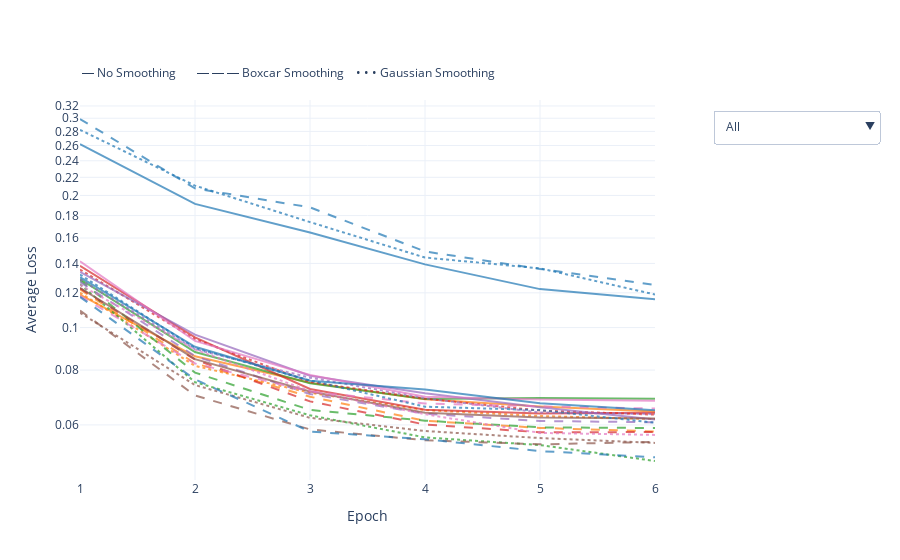

This figure's notebook cell:
### Code cell
def compute_average_loss(losses):
    losses_array = np.array(losses)
    average_loss_per_epoch = np.mean(losses_array, axis=(0, 2))
    return average_loss_per_epoch

def create_label(hyperparameters, keys_to_exclude):
    label_parts = []
    for key in hyperparameters.keys():
        if key not in keys_to_exclude:
            label_parts.append(f"{key}")
    return ", ".join(label_parts)

def plot_loss(input_dict, keys_to_exclude=['smooth_config']):
    # Define line styles and color map
    line_styles = ['solid', 'dash', 'dot']
    line_style_labels = ['No Smoothing', 'Boxcar Smoothing', 'Gaussian Smoothing']
    unicode_line_styles = ['─', '─ ─ ─', '• • •']
    color_map = ['#1f77b4', '#ff7f0e', '#2ca02c', '#d62728', '#9467bd', '#8c564b', '#e377c2']

    fig = go.Figure()
    group_labels = {}
    color_index = 0

    # Group data by unique hyperparameter sets (excluding certain keys)
    unique_hyperparams = {}
    for key, setting in input_dict.items():
        hyperparameters = setting['hyperparameters']
        filtered_hyperparams = {k: v for k, v in hyperparameters.items() if k not in keys_to_exclude}
        filtered_hyperparams_str = str(filtered_hyperparams)

        if filtered_hyperparams_str not in unique_hyperparams:
            unique_hyperparams[filtered_hyperparams_str] = []
        unique_hyperparams[filtered_hyperparams_str].append(key)

    # Plot each group
    for group_index, (hyperparams_str, keys) in enumerate(unique_hyperparams.items()):
        color = color_map[color_index % len(color_map)]
        color_index += 1

        for setting_index, key in enumerate(keys):
            setting = input_dict[key]
            hyperparameters = setting['hyperparameters']
            losses = setting['val_loss']
            average_loss_per_epoch = compute_average_loss(losses)
            label = create_label(hyperparameters, keys_to_exclude)
            line_style = line_styles[setting_index % len(line_styles)]

            trace = go.Scatter(
                x=list(range(1, len(average_loss_per_epoch) + 1)),
                y=average_loss_per_epoch,
                mode='lines',
                name=label,
                line=dict(color=color, dash=line_style),
                hoverinfo='name',
                legendgroup=str(group_index),
                opacity=0.7
            )
            fig.add_trace(trace)

            if group_index not in group_labels:
                group_labels[group_index] = label

    # Add dropdown menu to handle opacity updates
    buttons = []
    for i in range(len(group_labels)):
        visibility = [0.2] * len(fig.data)
        for j in range(len(fig.data)):
            if fig.data[j].legendgroup == str(i):
                visibility[j] = 1
        buttons.append(dict(label=group_labels[i],
                            method='restyle',
                            args=[{'opacity': visibility}],
                            args2=[{'opacity': [0.2] * len(fig.data)}]))

    buttons.insert(0, dict(label='All',
                        method='restyle',
                        args=[{'opacity': [0.7] * len(fig.data)}],
                        args2=[{'opacity': [0.2] * len(fig.data)}]))

    fig.update_layout(
        updatemenus=[
            dict(
                buttons=buttons,
                direction="down",
                showactive=True,
                x=1.1,
                xanchor='left',
                y=1,
                yanchor='top',
                pad={'r': 10, 't': 10}
            )
        ],
        xaxis_title='Epoch',
        yaxis_title='Average Loss',
        yaxis_type='log',
        template='plotly_white',
        showlegend=False
    )

    annotations = [
        dict(
            x=0,
            y=1.1,
            xref='paper',
            yref='paper',
            text=f'<span>{unicode_line_styles[0]} {line_style_labels[0]}</span>',
            showarrow=False,
            font=dict(size=12)
        ),
        dict(
            x=0.2,
            y=1.1,
            xref='paper',
            yref='paper',
            text=f'<span>{unicode_line_styles[1]} {line_style_labels[1]}</span>',
            showarrow=False,
            font=dict(size=12)
        ),
        dict(
            x=0.6,
            y=1.1,
            xref='paper',
            yref='paper',
            text=f'<span>{unicode_line_styles[2]} {line_style_labels[2]}</span>',
            showarrow=False,
            font=dict(size=12)
        )
    ]

    fig.update_layout(
        annotations=annotations
    )

    fig.layout.xaxis.fixedrange = True
    fig.layout.yaxis.fixedrange = True

    fig.show()

    pio.write_html(fig, file='interactive_plot.html', include_plotlyjs='cdn', config={'displayModeBar': False})

plot_loss(input_dict)

### Figure 1 — Plotly figure (JSON) as saved in the notebook; plotly's stock layout.template omitted (floating-point values rounded to 4 significant figures)
{"data": [{"hoverinfo": "name", "legendgroup": "0", "line": {"color": "#1f77b4", "dash": "solid"}, "mode": "lines", "name": "no augmentation", "opacity": 0.7, "type": "scatter", "x": [1, 2, 3, 4, 5, 6], "y": [0.2618, 0.1914, 0.1646, 0.1393, 0.1224, 0.1159]}, {"hoverinfo": "name", "legendgroup": "0", "line": {"color": "#1f77b4", "dash": "dash"}, "mode": "lines", "name": "no augmentation", "opacity": 0.7, "type": "scatter", "x": [1, 2, 3, 4, 5, 6], "y": [0.2988, 0.2076, 0.1879, 0.1491, 0.136, 0.125]}, {"hoverinfo": "name", "legendgroup": "0", "line": {"color": "#1f77b4", "dash": "dot"}, "mode": "lines", "name": "no augmentation", "opacity": 0.7, "type": "scatter", "x": [1, 2, 3, 4, 5, 6], "y": [0.2823, 0.2106, 0.1739, 0.1444, 0.1364, 0.1189]}, {"hoverinfo": "name", "legendgroup": "1", "line": {"color": "#ff7f0e", "dash": "solid"}, "mode": "lines", "name": "flip_directions", "opacity": 0.7, "type": "scatter", "x": [1, 2, 3, 4, 5, 6], "y": [0.1189, 0.08599, 0.07486, 0.0686, 0.06608, 0.06441]}, {"hoverinfo": "name", "legendgroup": "1", "line": {"color": "#ff7f0e", "dash": "dash"}, "mode": "lines", "name": "flip_directions", "opacity": 0.7, "type": "scatter", "x": [1, 2, 3, 4, 5, 6], "y": [0.1222, 0.0829, 0.06958, 0.0613, 0.05906, 0.05798]}, {"hoverinfo": "name", "legendgroup": "1", "line": {"color": "#ff7f0e", "dash": "dot"}, "mode": "lines", "name": "flip_directions", "opacity": 0.7, "type": "scatter", "x": [1, 2, 3, 4, 5, 6], "y": [0.1201, 0.08179, 0.07101, 0.06484, 0.06287, 0.06187]}, {"hoverinfo": "name", "legendgroup": "2", "line": {"color": "#2ca02c", "dash": "solid"}, "mode": "lines", "name": "random_cropping", "opacity": 0.7, "type": "scatter", "x": [1, 2, 3, 4, 5, 6], "y": [0.129, 0.08796, 0.07465, 0.0687, 0.0691, 0.06879]}, {"hoverinfo": "name", "legendgroup": "2", "line": {"color": "#2ca02c", "dash": "dash"}, "mode": "lines", "name": "random_cropping", "opacity": 0.7, "type": "scatter", "x": [1, 2, 3, 4, 5, 6], "y": [0.1282, 0.07895, 0.0649, 0.06135, 0.05923, 0.05903]}, {"hoverinfo": "name", "legendgroup": "2", "line": {"color": "#2ca02c", "dash": "dot"}, "mode": "lines", "name": "random_cropping", "opacity": 0.7, "type": "scatter", "x": [1, 2, 3, 4, 5, 6], "y": [0.1255, 0.07506, 0.0631, 0.05619, 0.05397, 0.04965]}, {"hoverinfo": "name", "legendgroup": "3", "line": {"color": "#d62728", "dash": "solid"}, "mode": "lines", "name": "perspective_transform", "opacity": 0.7, "type": "scatter", "x": [1, 2, 3, 4, 5, 6], "y": [0.1383, 0.095, 0.07245, 0.06498, 0.0637, 0.06392]}, {"hoverinfo": "name", "legendgroup": "3", "line": {"color": "#d62728", "dash": "dash"}, "mode": "lines", "name": "perspective_transform", "opacity": 0.7, "type": "scatter", "x": [1, 2, 3, 4, 5, 6], "y": [0.1229, 0.08454, 0.06788, 0.06011, 0.05773, 0.05779]}, {"hoverinfo": "name", "legendgroup": "3", "line": {"color": "#d62728", "dash": "dot"}, "mode": "lines", "name": "perspective_transform", "opacity": 0.7, "type": "scatter", "x": [1, 2, 3, 4, 5, 6], "y": [0.1356, 0.0941, 0.07512, 0.06887, 0.06469, 0.06332]}, {"hoverinfo": "name", "legendgroup": "4", "line": {"color": "#9467bd", "dash": "solid"}, "mode": "lines", "name": "elastic_transform", "opacity": 0.7, "type": "scatter", "x": [1, 2, 3, 4, 5, 6], "y": [0.1339, 0.09633, 0.07767, 0.07087, 0.0658, 0.06173]}, {"hoverinfo": "name", "legendgroup": "4", "line": {"color": "#9467bd", "dash": "dash"}, "mode": "lines", "name": "elastic_transform", "opacity": 0.7, "type": "scatter", "x": [1, 2, 3, 4, 5, 6], "y": [0.127, 0.0861, 0.07055, 0.06363, 0.06123, 0.06084]}, {"hoverinfo": "name", "legendgroup": "4", "line": {"color": "#9467bd", "dash": "dot"}, "mode": "lines", "name": "elastic_transform", "opacity": 0.7, "type": "scatter", "x": [1, 2, 3, 4, 5, 6], "y": [0.1288, 0.08925, 0.07689, 0.06904, 0.06404, 0.06356]}, {"hoverinfo": "name", "legendgroup": "5", "line": {"color": "#8c564b", "dash": "solid"}, "mode": "lines", "name": "gauss", "opacity": 0.7, "type": "scatter", "x": [1, 2, 3, 4, 5, 6], "y": [0.1232, 0.08474, 0.0715, 0.06398, 0.06234, 0.06207]}, {"hoverinfo": "name", "legendgroup": "5", "line": {"color": "#8c564b", "dash": "dash"}, "mode": "lines", "name": "gauss", "opacity": 0.7, "type": "scatter", "x": [1, 2, 3, 4, 5, 6], "y": [0.1094, 0.07003, 0.05859, 0.05536, 0.05418, 0.05489]}, {"hoverinfo": "name", "legendgroup": "5", "line": {"color": "#8c564b", "dash": "dot"}, "mode": "lines", "name": "gauss", "opacity": 0.7, "type": "scatter", "x": [1, 2, 3, 4, 5, 6], "y": [0.1081, 0.07396, 0.06228, 0.05811, 0.05599, 0.0546]}, {"hoverinfo": "name", "legendgroup": "6", "line": {"color": "#e377c2", "dash": "solid"}, "mode": "lines", "name": "grid_mask", "opacity": 0.7, "type": "scatter", "x": [1, 2, 3, 4, 5, 6], "y": [0.1416, 0.09323, 0.078, 0.06959, 0.0686, 0.06811]}, {"hoverinfo": "name", "legendgroup": "6", "line": {"color": "#e377c2", "dash": "dash"}, "mode": "lines", "name": "grid_mask", "opacity": 0.7, "type": "scatter", "x": [1, 2, 3, 4, 5, 6], "y": [0.118, 0.08284, 0.07147, 0.06713, 0.0661, 0.06538]}, {"hoverinfo": "name", "legendgroup": "6", "line": {"color": "#e377c2", "dash": "dot"}, "mode": "lines", "name": "grid_mask", "opacity": 0.7, "type": "scatter", "x": [1, 2, 3, 4, 5, 6], "y": [0.1251, 0.08908, 0.0717, 0.06346, 0.05753, 0.05694]}, {"hoverinfo": "name", "legendgroup": "7", "line": {"color": "#1f77b4", "dash": "solid"}, "mode": "lines", "name": "local_rotation", "opacity": 0.7, "type": "scatter", "x": [1, 2, 3, 4, 5, 6], "y": [0.1303, 0.09039, 0.07569, 0.07228, 0.0672, 0.06481]}, {"hoverinfo": "name", "legendgroup": "7", "line": {"color": "#1f77b4", "dash": "dash"}, "mode": "lines", "name": "local_rotation", "opacity": 0.7, "type": "scatter", "x": [1, 2, 3, 4, 5, 6], "y": [0.1175, 0.0762, 0.05795, 0.05564, 0.0523, 0.05061]}, {"hoverinfo": "name", "legendgroup": "7", "line": {"color": "#1f77b4", "dash": "dot"}, "mode": "lines", "name": "local_rotation", "opacity": 0.7, "type": "scatter", "x": [1, 2, 3, 4, 5, 6], "y": [0.1321, 0.08984, 0.07576, 0.06602, 0.06485, 0.06069]}], "layout": {"annotations": [{"font": {"size": 12}, "showarrow": false, "text": "<span>─ No Smoothing</span>", "x": 0, "xref": "paper", "y": 1.1, "yref": "paper"}, {"font": {"size": 12}, "showarrow": false, "text": "<span>─ ─ ─ Boxcar Smoothing</span>", "x": 0.2, "xref": "paper", "y": 1.1, "yref": "paper"}, {"font": {"size": 12}, "showarrow": false, "text": "<span>• • • Gaussian Smoothing</span>", "x": 0.6, "xref": "paper", "y": 1.1, "yref": "paper"}], "showlegend": false, "updatemenus": [{"buttons": [{"args": [{"opacity": [0.7, 0.7, 0.7, 0.7, 0.7, 0.7, 0.7, 0.7, 0.7, 0.7, 0.7, 0.7, 0.7, 0.7, 0.7, 0.7, 0.7, 0.7, 0.7, 0.7, 0.7, 0.7, 0.7, 0.7]}], "args2": [{"opacity": [0.2, 0.2, 0.2, 0.2, 0.2, 0.2, 0.2, 0.2, 0.2, 0.2, 0.2, 0.2, 0.2, 0.2, 0.2, 0.2, 0.2, 0.2, 0.2, 0.2, 0.2, 0.2, 0.2, 0.2]}], "label": "All", "method": "restyle"}, {"args": [{"opacity": [1, 1, 1, 0.2, 0.2, 0.2, 0.2, 0.2, 0.2, 0.2, 0.2, 0.2, 0.2, 0.2, 0.2, 0.2, 0.2, 0.2, 0.2, 0.2, 0.2, 0.2, 0.2, 0.2]}], "args2": [{"opacity": [0.2, 0.2, 0.2, 0.2, 0.2, 0.2, 0.2, 0.2, 0.2, 0.2, 0.2, 0.2, 0.2, 0.2, 0.2, 0.2, 0.2, 0.2, 0.2, 0.2, 0.2, 0.2, 0.2, 0.2]}], "label": "no augmentation", "method": "restyle"}, {"args": [{"opacity": [0.2, 0.2, 0.2, 1, 1, 1, 0.2, 0.2, 0.2, 0.2, 0.2, 0.2, 0.2, 0.2, 0.2, 0.2, 0.2, 0.2, 0.2, 0.2, 0.2, 0.2, 0.2, 0.2]}], "args2": [{"opacity": [0.2, 0.2, 0.2, 0.2, 0.2, 0.2, 0.2, 0.2, 0.2, 0.2, 0.2, 0.2, 0.2, 0.2, 0.2, 0.2, 0.2, 0.2, 0.2, 0.2, 0.2, 0.2, 0.2, 0.2]}], "label": "flip_directions", "method": "restyle"}, {"args": [{"opacity": [0.2, 0.2, 0.2, 0.2, 0.2, 0.2, 1, 1, 1, 0.2, 0.2, 0.2, 0.2, 0.2, 0.2, 0.2, 0.2, 0.2, 0.2, 0.2, 0.2, 0.2, 0.2, 0.2]}], "args2": [{"opacity": [0.2, 0.2, 0.2, 0.2, 0.2, 0.2, 0.2, 0.2, 0.2, 0.2, 0.2, 0.2, 0.2, 0.2, 0.2, 0.2, 0.2, 0.2, 0.2, 0.2, 0.2, 0.2, 0.2, 0.2]}], "label": "random_cropping", "method": "restyle"}, {"args": [{"opacity": [0.2, 0.2, 0.2, 0.2, 0.2, 0.2, 0.2, 0.2, 0.2, 1, 1, 1, 0.2, 0.2, 0.2, 0.2, 0.2, 0.2, 0.2, 0.2, 0.2, 0.2, 0.2, 0.2]}], "args2": [{"opacity": [0.2, 0.2, 0.2, 0.2, 0.2, 0.2, 0.2, 0.2, 0.2, 0.2, 0.2, 0.2, 0.2, 0.2, 0.2, 0.2, 0.2, 0.2, 0.2, 0.2, 0.2, 0.2, 0.2, 0.2]}], "label": "perspective_transform", "method": "restyle"}, {"args": [{"opacity": [0.2, 0.2, 0.2, 0.2, 0.2, 0.2, 0.2, 0.2, 0.2, 0.2, 0.2, 0.2, 1, 1, 1, 0.2, 0.2, 0.2, 0.2, 0.2, 0.2, 0.2, 0.2, 0.2]}], "args2": [{"opacity": [0.2, 0.2, 0.2, 0.2, 0.2, 0.2, 0.2, 0.2, 0.2, 0.2, 0.2, 0.2, 0.2, 0.2, 0.2, 0.2, 0.2, 0.2, 0.2, 0.2, 0.2, 0.2, 0.2, 0.2]}], "label": "elastic_transform", "method": "restyle"}, {"args": [{"opacity": [0.2, 0.2, 0.2, 0.2, 0.2, 0.2, 0.2, 0.2, 0.2, 0.2, 0.2, 0.2, 0.2, 0.2, 0.2, 1, 1, 1, 0.2, 0.2, 0.2, 0.2, 0.2, 0.2]}], "args2": [{"opacity": [0.2, 0.2, 0.2, 0.2, 0.2, 0.2, 0.2, 0.2, 0.2, 0.2, 0.2, 0.2, 0.2, 0.2, 0.2, 0.2, 0.2, 0.2, 0.2, 0.2, 0.2, 0.2, 0.2, 0.2]}], "label": "gauss", "method": "restyle"}, {"args": [{"opacity": [0.2, 0.2, 0.2, 0.2, 0.2, 0.2, 0.2, 0.2, 0.2, 0.2, 0.2, 0.2, 0.2, 0.2, 0.2, 0.2, 0.2, 0.2, 1, 1, 1, 0.2, 0.2, 0.2]}], "args2": [{"opacity": [0.2, 0.2, 0.2, 0.2, 0.2, 0.2, 0.2, 0.2, 0.2, 0.2, 0.2, 0.2, 0.2, 0.2, 0.2, 0.2, 0.2, 0.2, 0.2, 0.2, 0.2, 0.2, 0.2, 0.2]}], "label": "grid_mask", "method": "restyle"}, {"args": [{"opacity": [0.2, 0.2, 0.2, 0.2, 0.2, 0.2, 0.2, 0.2, 0.2, 0.2, 0.2, 0.2, 0.2, 0.2, 0.2, 0.2, 0.2, 0.2, 0.2, 0.2, 0.2, 1, 1, 1]}], "args2": [{"opacity": [0.2, 0.2, 0.2, 0.2, 0.2, 0.2, 0.2, 0.2, 0.2, 0.2, 0.2, 0.2, 0.2, 0.2, 0.2, 0.2, 0.2, 0.2, 0.2, 0.2, 0.2, 0.2, 0.2, 0.2]}], "label": "local_rotation", "method": "restyle"}], "direction": "down", "pad": {"r": 10, "t": 10}, "showactive": true, "x": 1.1, "xanchor": "left", "y": 1, "yanchor": "top"}], "xaxis": {"fixedrange": true, "title": {"text": "Epoch"}}, "yaxis": {"fixedrange": true, "title": {"text": "Average Loss"}, "type": "log"}}}
